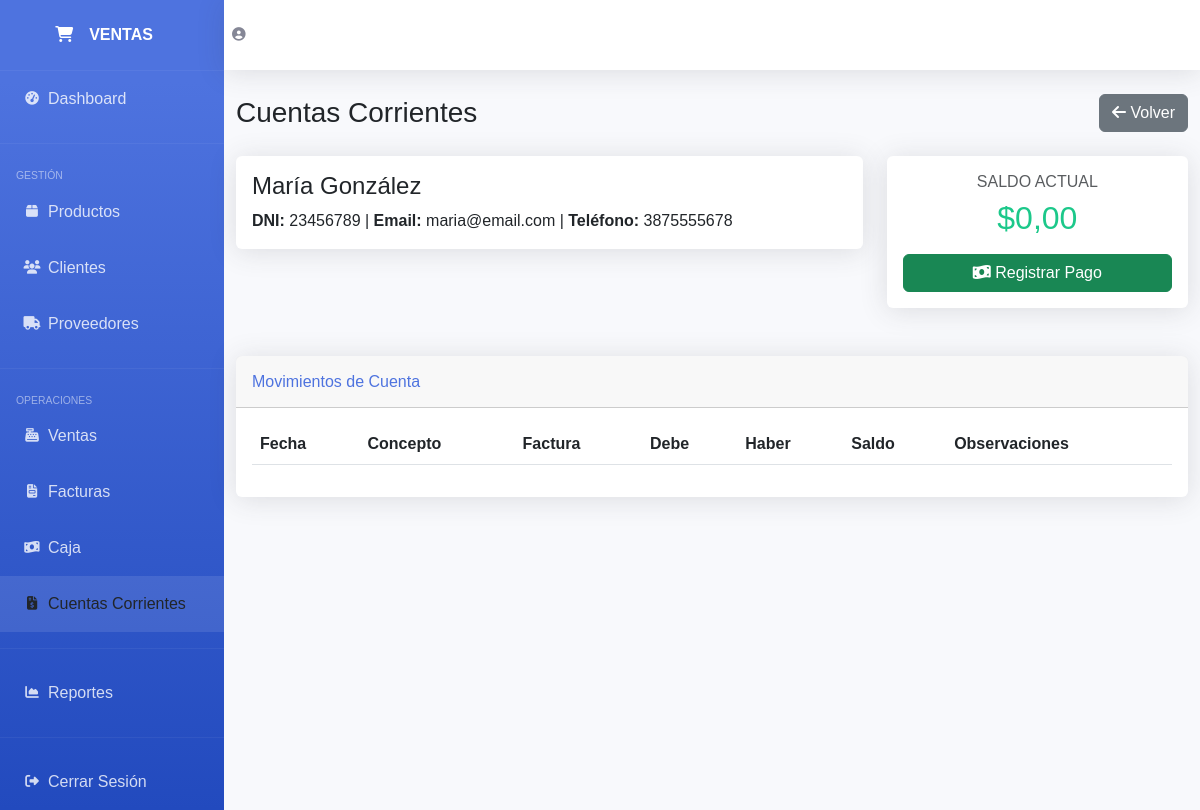
/cuentas_corrientes.php?cliente_id=2, run on an earlier commit of the app's database.
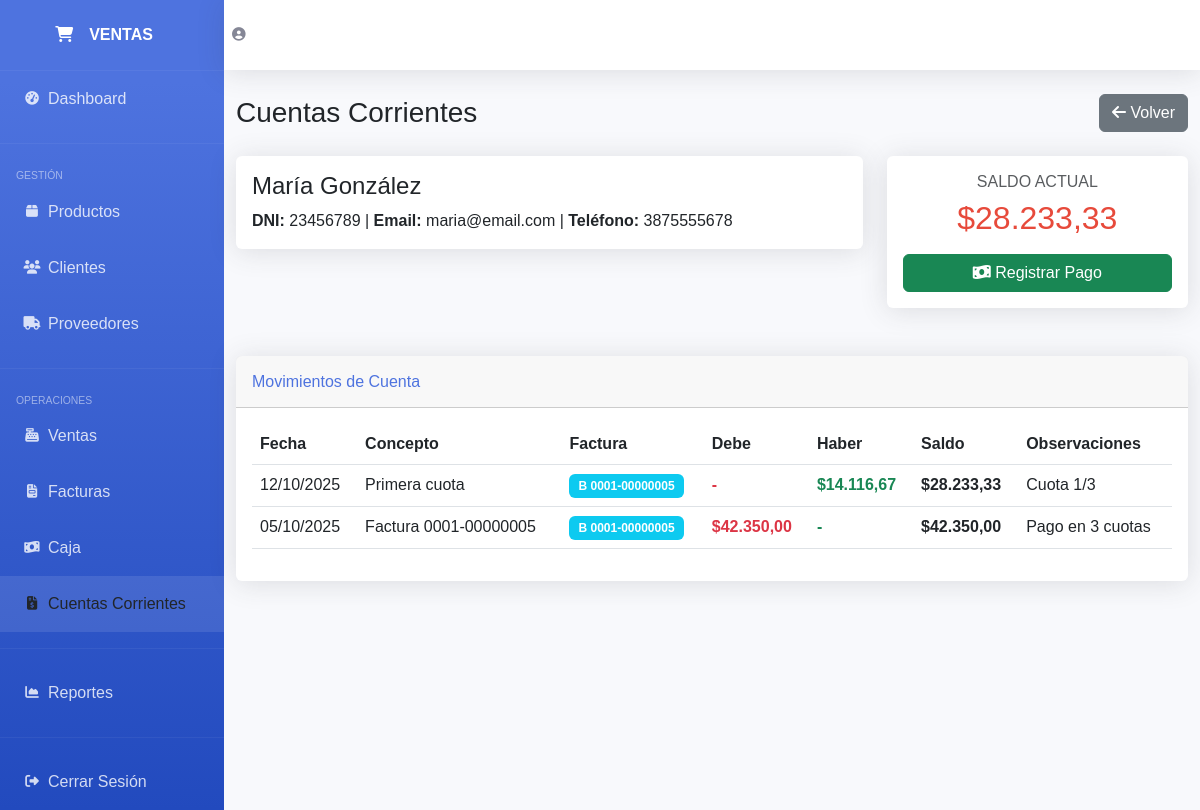
And on a later commit of the database.
### tables this page shows
CREATE TABLE `cuentas_corrientes` (
  `id` int(11) NOT NULL,
  `cliente_id` int(11) NOT NULL,
  `tipo_movimiento` enum('debe','haber') NOT NULL,
  `concepto` varchar(255) NOT NULL,
  `factura_id` int(11) DEFAULT NULL,
  `importe` decimal(10,2) NOT NULL,
  `saldo` decimal(10,2) NOT NULL,
  `fecha_movimiento` date NOT NULL,
  `observaciones` text DEFAULT NULL,
  `usuario_id` int(11) NOT NULL,
  `fecha_creacion` timestamp NOT NULL DEFAULT current_timestamp()
);

CREATE TABLE `facturas` (
  `id` int(11) NOT NULL,
  `numero_factura` varchar(50) NOT NULL,
  `tipo` enum('A','B','C') NOT NULL,
  `tipo_comprobante` enum('factura','nota_credito','nota_debito','recibo','presupuesto') NOT NULL,
  `cliente_id` int(11) NOT NULL,
  `fecha_emision` date NOT NULL,
  `fecha_vencimiento` date DEFAULT NULL,
  `subtotal` decimal(10,2) NOT NULL,
  `iva` decimal(10,2) DEFAULT 0.00,
  `total` decimal(10,2) NOT NULL,
  `estado` enum('pendiente','pagada','vencida','anulada') DEFAULT 'pendiente',
  `observaciones` text DEFAULT NULL,
  `usuario_id` int(11) NOT NULL,
  `fecha_creacion` timestamp NOT NULL DEFAULT current_timestamp()
);

### config.php (called while the page is built, shortened)
<?php
function formatear_precio($precio) {
    return '$' . number_format($precio, 2, ',', '.');
}
?>

### cuentas_corrientes.php (the view, shortened to what the changed rows need)
<?php
require_once 'config.php';
$sql_clientes = "SELECT
    c.id,
    c.nombre,
    c.apellido,
    c.dni,
    c.telefono,
    COALESCE(SUM(CASE WHEN cc.tipo_movimiento = 'debe' THEN cc.importe ELSE 0 END), 0) as total_debe,
    COALESCE(SUM(CASE WHEN cc.tipo_movimiento = 'haber' THEN cc.importe ELSE 0 END), 0) as total_haber,
    COALESCE(SUM(CASE WHEN cc.tipo_movimiento = 'debe' THEN cc.importe ELSE -cc.importe END), 0) as saldo_actual
FROM clientes c
LEFT JOIN cuentas_corrientes cc ON c.id = cc.cliente_id
WHERE c.estado = 1
GROUP BY c.id, c.nombre, c.apellido, c.dni, c.telefono
HAVING saldo_actual != 0 OR total_debe > 0 OR total_haber > 0
ORDER BY saldo_actual DESC";
$result_clientes = $conn->query($sql_clientes);
$cliente_seleccionado = null;
$movimientos_cliente = [];
$saldo_total = 0;
if (isset($_GET['cliente_id'])) {
    $cliente_id = intval($_GET['cliente_id']);
    $sql_cliente = "SELECT * FROM clientes WHERE id = ?";
    $stmt = $conn->prepare($sql_cliente);
    $stmt->bind_param("i", $cliente_id);
    $stmt->execute();
    $cliente_seleccionado = $stmt->get_result()->fetch_assoc();
    $sql_movimientos = "SELECT cc.*, f.numero_factura, f.tipo as factura_tipo
                        FROM cuentas_corrientes cc
                        LEFT JOIN facturas f ON cc.factura_id = f.id
                        WHERE cc.cliente_id = ?
                        ORDER BY cc.fecha_movimiento DESC, cc.id DESC";
    $stmt_mov = $conn->prepare($sql_movimientos);
    $stmt_mov->bind_param("i", $cliente_id);
    $stmt_mov->execute();
    $result_movimientos = $stmt_mov->get_result();
    while($row = $result_movimientos->fetch_assoc()) {
        $movimientos_cliente[] = $row;
    }
    $sql_ultimo_saldo = "SELECT saldo FROM cuentas_corrientes
                         WHERE cliente_id = ?
                         ORDER BY fecha_movimiento DESC, id DESC
                         LIMIT 1";
    $stmt_saldo = $conn->prepare($sql_ultimo_saldo);
    $stmt_saldo->bind_param("i", $cliente_id);
    $stmt_saldo->execute();
    $result_saldo = $stmt_saldo->get_result();
    if ($result_saldo->num_rows > 0) {
        $saldo_total = $result_saldo->fetch_assoc()['saldo'];
    }
}
?>
<!DOCTYPE html>
<html lang="es">
<head>
    <link href="https://cdnjs.cloudflare.com/ajax/libs/bootstrap/5.3.0/css/bootstrap.min.css" rel="stylesheet">
    <link href="https://cdnjs.cloudflare.com/ajax/libs/font-awesome/6.4.0/css/all.min.css" rel="stylesheet">
</head>
<body>
    <div id="wrapper">
        <div id="content-wrapper">
            <div class="container-fluid">
                <div class="d-sm-flex align-items-center justify-content-between mb-4">
                    <h1 class="h3 mb-0 text-gray-800">Cuentas Corrientes</h1>
                </div>
                <?php if (!$cliente_seleccionado): ?>
                    <div class="row">
                        <?php while($cliente = $result_clientes->fetch_assoc()): ?>
                        <div class="col-xl-4 col-md-6 mb-4">
                            <div class="card cliente-card" onclick="window.location.href='cuentas_corrientes.php?cliente_id=<?php echo $cliente['id']; ?>'">
                                <div class="card-body">
                                    <h5 class="card-title"><?php echo $cliente['nombre'] . ' ' . $cliente['apellido']; ?></h5>
                                    <p class="card-text">
                                        <small class="text-muted">DNI: <?php echo $cliente['dni']; ?></small><br>
                                        <small class="text-muted">Tel: <?php echo $cliente['telefono']; ?></small>
                                    </p>
                                    <hr>
                                    <div class="row text-center">
                                        <div class="col-4">
                                            <small class="text-muted">Debe</small><br>
                                            <strong class="text-danger"><?php echo formatear_precio($cliente['total_debe']); ?></strong>
                                        </div>
                                        <div class="col-4">
                                            <small class="text-muted">Haber</small><br>
                                            <strong class="text-success"><?php echo formatear_precio($cliente['total_haber']); ?></strong>
                                        </div>
                                        <div class="col-4">
                                            <small class="text-muted">Saldo</small><br>
                                            <strong class="<?php echo $cliente['saldo_actual'] > 0 ? 'saldo-positivo' : 'saldo-negativo'; ?>">
                                                <?php echo formatear_precio($cliente['saldo_actual']); ?>
                                            </strong>
                                        </div>
                                    </div>
                                </div>
                            </div>
                        </div>
                        <?php endwhile; ?>
                    </div>
                <?php else: ?>
                    <div class="row mb-4">
                        <div class="col-md-8">
                            <div class="card">
                                <div class="card-body">
                                    <h4><?php echo $cliente_seleccionado['nombre'] . ' ' . $cliente_seleccionado['apellido']; ?></h4>
                                    <p class="mb-0">
                                        <strong>DNI:</strong> <?php echo $cliente_seleccionado['dni']; ?> |
                                        <strong>Email:</strong> <?php echo $cliente_seleccionado['email']; ?> |
                                        <strong>Teléfono:</strong> <?php echo $cliente_seleccionado['telefono']; ?>
                                    </p>
                                </div>
                            </div>
                        </div>
                        <div class="col-md-4">
                            <div class="card">
                                <div class="card-body text-center">
                                    <h6 class="text-muted">SALDO ACTUAL</h6>
                                    <h2 class="<?php echo $saldo_total > 0 ? 'saldo-positivo' : 'saldo-negativo'; ?>">
                                        <?php echo formatear_precio($saldo_total); ?>
                                    </h2>
                                    <button class="btn btn-success w-100 mt-2" data-bs-toggle="modal" data-bs-target="#modalPago">
                                        <i class="fas fa-money-bill-wave"></i> Registrar Pago
                                    </button>
                                </div>
                            </div>
                        </div>
                    </div>
                    <div class="card">
                        <div class="card-header py-3">
                            <h6 class="m-0 font-weight-bold" style="color: var(--primary);">Movimientos de Cuenta</h6>
                        </div>
                        <div class="card-body">
                            <div class="table-responsive">
                                <table class="table table-hover">
                                    <thead>
                                        <tr>
                                            <th>Fecha</th>
                                            <th>Concepto</th>
                                            <th>Factura</th>
                                            <th>Debe</th>
                                            <th>Haber</th>
                                            <th>Saldo</th>
                                            <th>Observaciones</th>
                                        </tr>
                                    </thead>
                                    <tbody>
                                        <?php foreach($movimientos_cliente as $mov): ?>
                                        <tr>
                                            <td><?php echo date('d/m/Y', strtotime($mov['fecha_movimiento'])); ?></td>
                                            <td><?php echo $mov['concepto']; ?></td>
                                            <td>
                                                <?php if($mov['numero_factura']): ?>
                                                    <span class="badge bg-info">
                                                        <?php echo $mov['factura_tipo'] . ' ' . $mov['numero_factura']; ?>
                                                    </span>
                                                <?php else: ?>
                                                    -
                                                <?php endif; ?>
                                            </td>
                                            <td class="text-danger fw-bold">
                                                <?php echo $mov['tipo_movimiento'] === 'debe' ? formatear_precio($mov['importe']) : '-'; ?>
                                            </td>
                                            <td class="text-success fw-bold">
                                                <?php echo $mov['tipo_movimiento'] === 'haber' ? formatear_precio($mov['importe']) : '-'; ?>
                                            </td>
                                            <td class="fw-bold <?php echo $mov['saldo'] > 0 ? 'saldo-positivo' : 'saldo-negativo'; ?>">
                                                <?php echo formatear_precio($mov['saldo']); ?>
                                            </td>
                                            <td><?php echo $mov['observaciones'] ?? '-'; ?></td>
                                        </tr>
                                        <?php endforeach; ?>
                                    </tbody>
                                </table>
                            </div>
                        </div>
                    </div>
                <?php endif; ?>
            </div>
        </div>
    </div>
</body>
</html>

What changed in the data, as far as the page shows it:
added cuentas_corrientes: saldo "$28.233,33", fecha_movimiento "12/10/2025", concepto "Primera cuota", factura.tipo "B", factura.numero_factura "0001-00000005", importe "$14.116,67", observaciones "Cuota 1/3"
added cuentas_corrientes: fecha_movimiento "05/10/2025", concepto "Factura 0001-00000005", factura.tipo "B", factura.numero_factura "0001-00000005", importe "$42.350,00", saldo "$42.350,00", observaciones "Pago en 3 cuotas"
Also different on the page:
formatear_precio($saldo_total): "$0,00" → (not shown)
